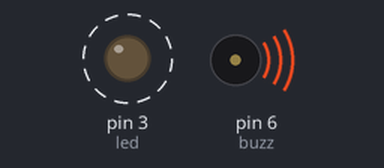
Recording of a sketch running on a simulated Arduino Uno, built with avr-gcc and run on an emulated ATmega328P. On the bench: output pins drawn as LEDs (lit = HIGH), buzzer (waves = sounding). Dashed ring = blinking.

Above: at 0.5 s.
Timing chart, 0 to 4.1 s (numbered marks = the images above):
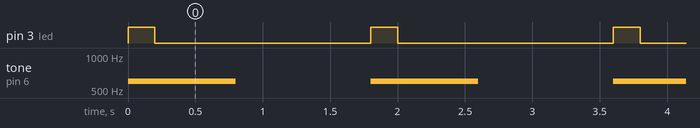

Measured:
- by itself, pin 3 (led): alternates HIGH for 0.20 s and LOW for 1.6 s
- by itself, tone on pin 6 (buzz): alternates 600 Hz for 0.80 s and silent for 1.0 s

The sketch:

buzzer.ino
```cpp
 int led=3;
 int buzz=6;
void setup() {
 pinMode(led, OUTPUT);
 pinMode(buzz, OUTPUT);

}

void loop() {

  tone(buzz, 600, 800);
  digitalWrite(led,HIGH);
  delay(200);
  digitalWrite(led,LOW);
  delay(500);
  delay(500);
  noTone(buzz);
  delay(600);

}
```
